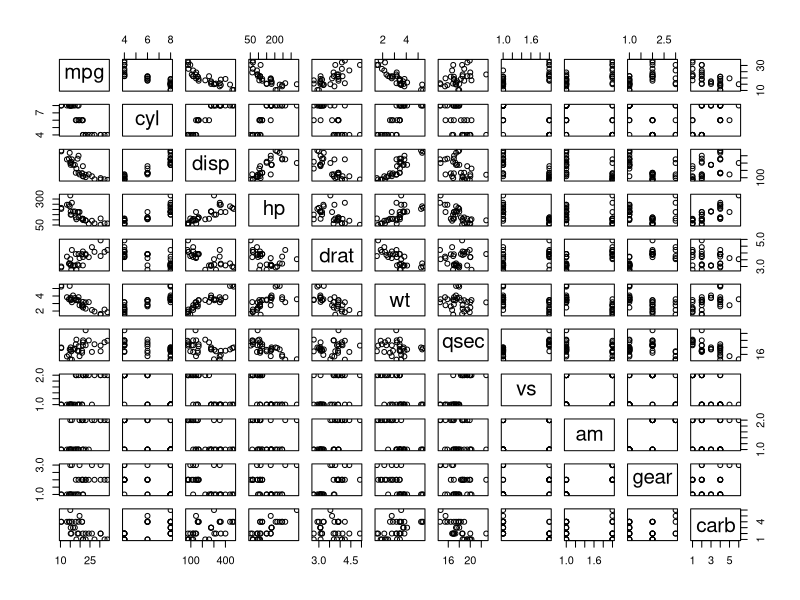
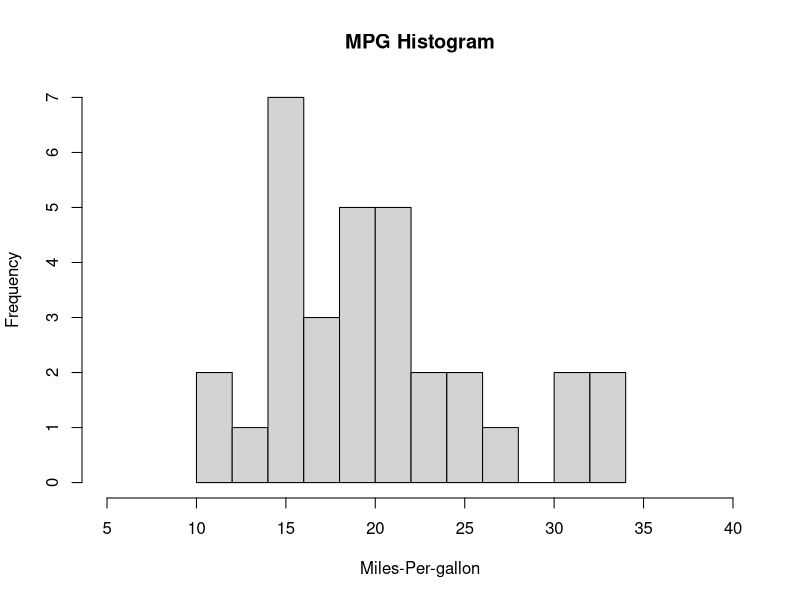
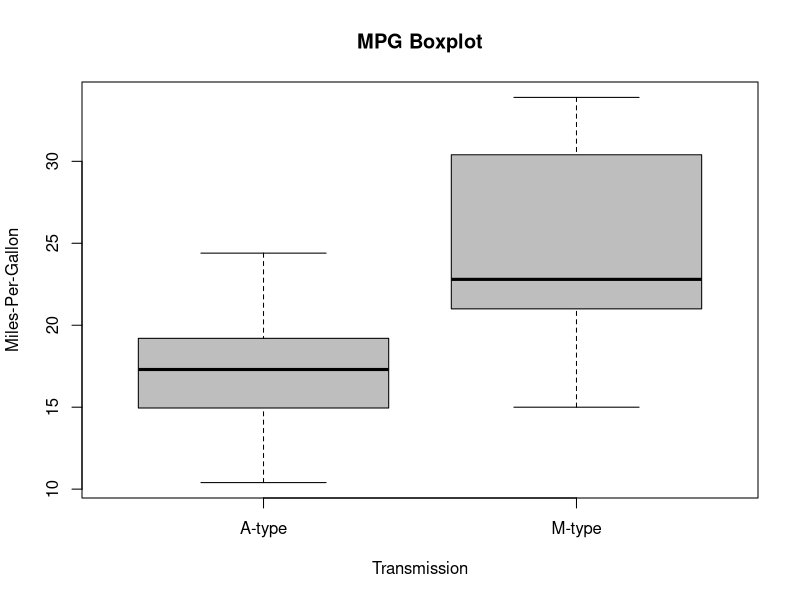

The R source for these figures, in order:
## ---- chunk 1
sessionInfo()
## ---- chunk 2
rm(list=ls()); data("mtcars") 
## ---- chunk 3
any(is.na(mtcars)); colnames(mtcars)
## ---- chunk 4
data(mtcars)
mtcars$vs <- factor(mtcars$vs, labels = c("V-block", "S-block")); mtcars$am <- factor(mtcars$am, labels = c("A-type", "M-type")); mtcars$gear <- factor(mtcars$gear); mtcars$carb <- factor(mtcars$carb); head(mtcars)
## ---- chunk 5
pairs(mpg ~ ., data = mtcars)
## ---- chunk 6
data("mtcars"); library(ggplot2); library(dplyr);
hist(mtcars$mpg, breaks=15, xlab = "Miles-Per-gallon", main = "MPG Histogram", xlim = range(5:40))
## ---- chunk 7
boxplot(mpg ~ am, data = mtcars, col = (c("grey","grey")), ylab = "Miles-Per-Gallon", xlab = "Transmission", main =  "MPG Boxplot")
## ---- chunk 8
#qqPlot(fit?, main="Q-Q plot")
## ---- chunk 9
#To be inserted
## ---- chunk 10
#plot(resid(fit?))
#abline(h=0)
## ---- chunk 11
# To be inserted
